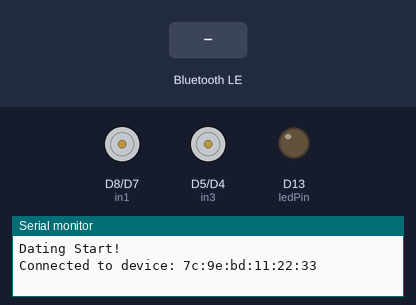
This sketch was run on a simulated Arduino Nano 33 IoT. Shown: motor-driver pin pairs drawn as motors (green arrow = first pin HIGH = forward, orange = second pin HIGH = backward, longer = more drive, scaled by the enable pin), output pins drawn as LEDs (lit = HIGH), the last lines printed to the serial monitor. Inputs (shaded band) come from the test bench. Nothing arrives over Bluetooth unless stated; a phone connects over Bluetooth LE 3 s after start.

Above: at 3.8 s.
3.9 s: Bluetooth LE write "1" received
At 5.0 s:
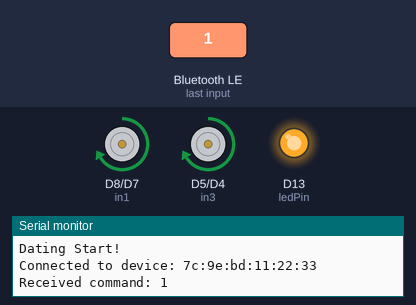
5.4 s: Bluetooth LE write "0" received
At 6.2 s:
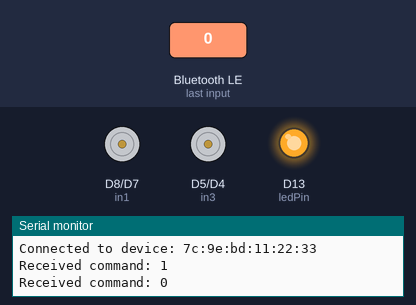
6.9 s: Bluetooth LE write "2" received
At 7.3 s:
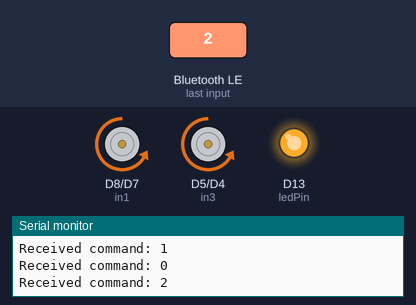
8.4 s: Bluetooth LE write "3" received
At 9.6 s:
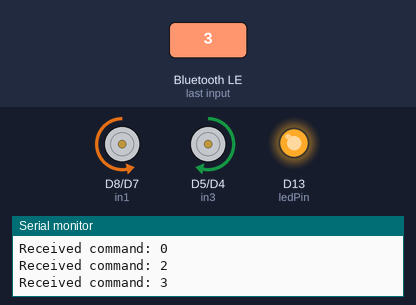
9.9 s: Bluetooth LE write "4" received
At 10.8 s:
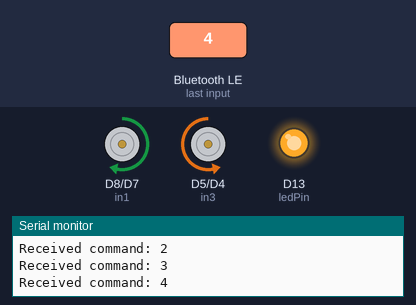
11.4 s: Bluetooth LE write "5" received
At 11.9 s:
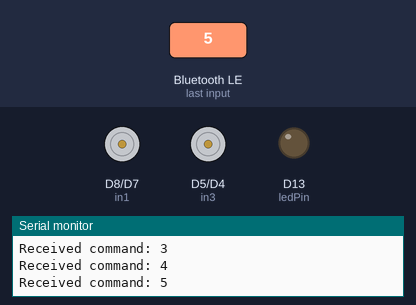
Timing chart, 0 to 13.9 s (numbered marks = the images above; inputs shaded):
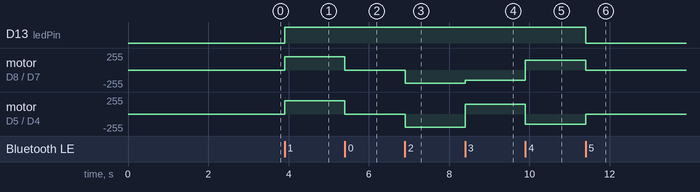

The sketch:

BLEPrototypeMotors.ino
```cpp
#include <ArduinoBLE.h>

BLEService ratService("0000ffe0-0000-1000-8000-00805f9b34fb"); // Bluetooth® Low Energy LED Service

// Bluetooth® Low Energy LED Switch Characteristic - custom 128-bit UUID, read and writable by central
BLEByteCharacteristic switchCharacteristic("0000ffe1-0000-1000-8000-00805f9b34fb", BLERead | BLEWrite | BLEWriteWithoutResponse);

// pin to use for the LED
const int ledPin = LED_BUILTIN;
// Motor A connections
int enA = 9;
int in1 = 8;
int in2 = 7;
// Motor B connections
int enB = 3;
int in3 = 5;
int in4 = 4;

void setup() {
  Serial.begin(9600);
  while (!Serial);

  // set LED pin to output mode
  pinMode(ledPin, OUTPUT);
  // Set all the motor control pins to outputs
	pinMode(enA, OUTPUT);
	pinMode(enB, OUTPUT);
	pinMode(in1, OUTPUT);
	pinMode(in2, OUTPUT);
	pinMode(in3, OUTPUT);
	pinMode(in4, OUTPUT);

  // Turn off motors - Initial state
	digitalWrite(in1, LOW);
	digitalWrite(in2, LOW);
	digitalWrite(in3, LOW);
	digitalWrite(in4, LOW);

  // begin initialization
  if (!BLE.begin()) {
    Serial.println("starting Bluetooth® Low Energy module failed!");

    while (1);
  }

  // set advertised local name and service UUID:
  BLE.setLocalName("Death Destruction Bot #00");
  BLE.setAdvertisedService(ratService);

  // add the characteristic to the service
  ratService.addCharacteristic(switchCharacteristic);

  // add service
  BLE.addService(ratService);

  // set the initial value for the characteristic:
  switchCharacteristic.writeValue(0);

  // start advertising
  BLE.advertise();

  Serial.println("Dating Start!");
}

byte currentCommand = 0; // 0 = stop

void loop() {
  BLEDevice device = BLE.central();

  if (device) {
    Serial.print("Connected to device: ");
    Serial.println(device.address());

    while (device.connected()) {
      if (switchCharacteristic.written()) {
        byte receivedNum;
        switchCharacteristic.readValue(&receivedNum, 1);

        // Convert ASCII to number
        receivedNum = receivedNum - '0';

        Serial.print("Received command: ");
        Serial.println(receivedNum);

        currentCommand = receivedNum; // Update global state
      }

      // Motor control based on currentCommand
      handleMovement(currentCommand);
    }
    Serial.print(F("Disconnected from device: "));
    Serial.println(device.address());
  }
}

void handleMovement(byte command) {
  switch (command) {
    case 0: // Stop
      stopMotors();
      break;
    case 1: // Forward
      digitalWrite(ledPin, HIGH);
      moveForward();
      break;
    case 2: // Backward
      digitalWrite(ledPin, HIGH);
      moveBackward();
      break;
    case 3: // Turn left
    	digitalWrite(ledPin, HIGH);
      turnLeft();
      break;
    case 4: // Turn right
	    digitalWrite(ledPin, HIGH);
      turnRight();
      break;
    default:
      digitalWrite(ledPin, LOW);
      stopMotors();
      break;
  }
}

// Movement functions:
void moveForward() {
  analogWrite(enA, 200);
  analogWrite(enB, 200);
  digitalWrite(in1, HIGH);
  digitalWrite(in2, LOW);
  digitalWrite(in3, HIGH);
  digitalWrite(in4, LOW);
}

void moveBackward() {
  analogWrite(enA, 200);
  analogWrite(enB, 200);
  digitalWrite(in1, LOW);
  digitalWrite(in2, HIGH);
  digitalWrite(in3, LOW);
  digitalWrite(in4, HIGH);
}

void turnLeft() {
  analogWrite(enA, 150);
  analogWrite(enB, 150);
  digitalWrite(in1, LOW);
  digitalWrite(in2, HIGH);
  digitalWrite(in3, HIGH);
  digitalWrite(in4, LOW);
}

void turnRight() {
  analogWrite(enA, 150);
  analogWrite(enB, 150);
  digitalWrite(in1, HIGH);
  digitalWrite(in2, LOW);
  digitalWrite(in3, LOW);
  digitalWrite(in4, HIGH);
}

void stopMotors() {
  digitalWrite(in1, LOW);
  digitalWrite(in2, LOW);
  digitalWrite(in3, LOW);
  digitalWrite(in4, LOW);
}
```

Measured:
- after the input at 3.9 s, D13 (ledPin): LOW → HIGH at once; motor on D8 (in1) / D7 (in2), motor on D5 (in3) / D4 (in4): stopped → forward 200/255 at once
- after the input at 5.4 s, motor on D8 (in1) / D7 (in2), motor on D5 (in3) / D4 (in4): forward 200/255 → stopped at once
- after the input at 6.9 s, motor on D8 (in1) / D7 (in2), motor on D5 (in3) / D4 (in4): stopped → backward 200/255 at once
- after the input at 8.4 s, motor on D8 (in1) / D7 (in2): backward 200/255 → backward 150/255 at once; motor on D5 (in3) / D4 (in4): backward 200/255 → forward 150/255 at once
- after the input at 9.9 s, motor on D8 (in1) / D7 (in2): backward 150/255 → forward 150/255 at once; motor on D5 (in3) / D4 (in4): forward 150/255 → backward 150/255 at once
- after the input at 11.4 s, D13 (ledPin): HIGH → LOW at once; motor on D8 (in1) / D7 (in2): forward 150/255 → stopped at once; motor on D5 (in3) / D4 (in4): backward 150/255 → stopped at once
